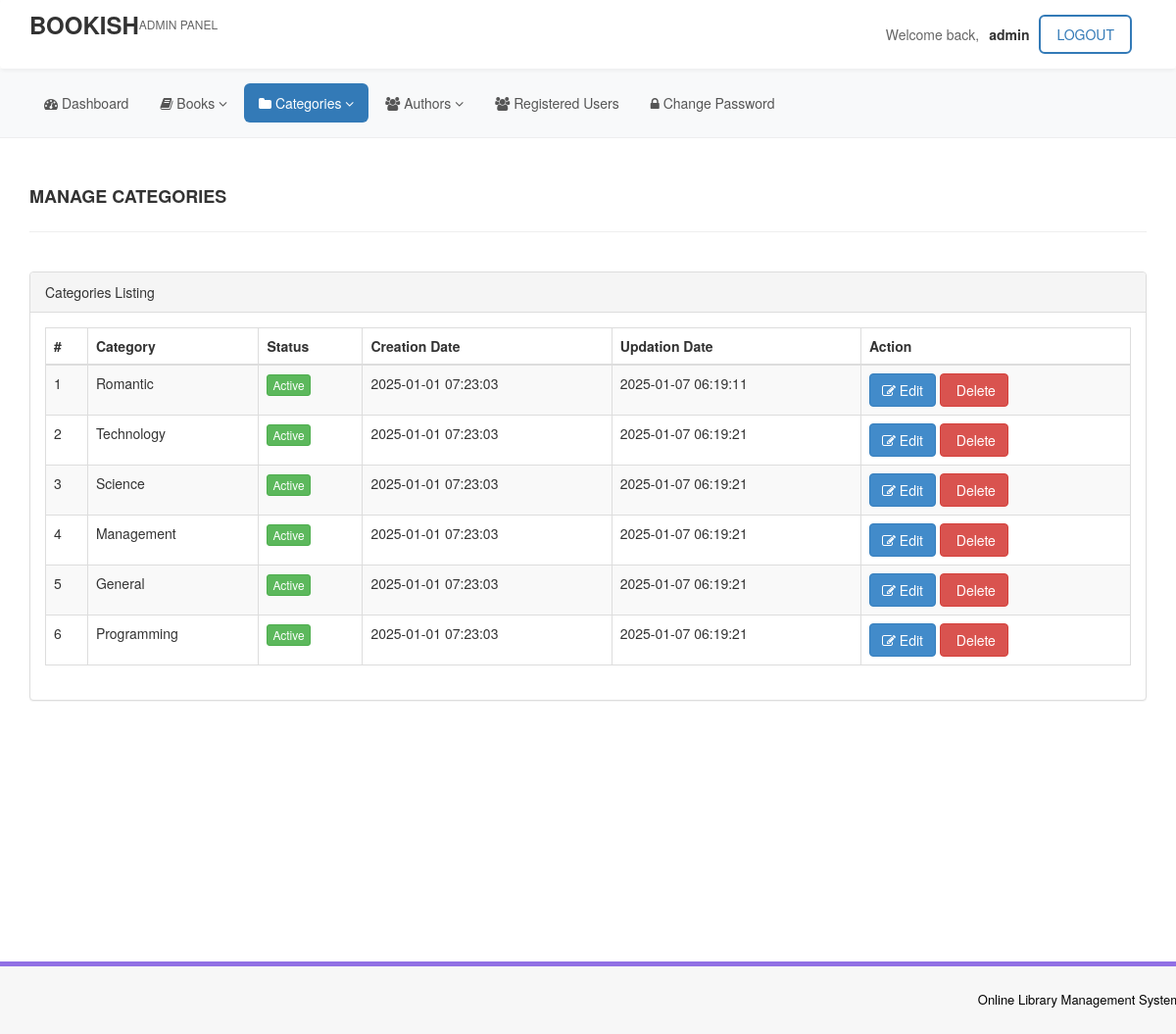
The app's page /admin/manage-categories.php (signed in) with its own data.
### tables this page shows
CREATE TABLE `tblcategory` (
  `id` int(11) NOT NULL AUTO_INCREMENT,
  `CategoryName` varchar(150) NOT NULL,
  `Status` int(1) DEFAULT 1,
  `CreationDate` timestamp NULL DEFAULT current_timestamp(),
  `UpdationDate` timestamp NULL DEFAULT NULL ON UPDATE current_timestamp(),
  PRIMARY KEY (`id`)
);

### admin/manage-categories.php (the view, shortened to what this page needs)
<?php
include('includes/config.php');
if(strlen($_SESSION['alogin'])==0)
    {
header('location:index.php');
}
else{
    ?>
<!DOCTYPE html>
<html xmlns="http://www.w3.org/1999/xhtml">
<head>
    <link href="assets/css/bootstrap.css" rel="stylesheet" />
    <link href="assets/css/font-awesome.css" rel="stylesheet" />
    <link href="assets/js/dataTables/dataTables.bootstrap.css" rel="stylesheet" />
    <link href="assets/css/style.css" rel="stylesheet" />
</head>
<body>
<?php include('includes/header.php');?>
    <div class="content-wrapper">
         <div class="container">
        <div class="row pad-botm">
            <div class="col-md-12">
                <h4 class="header-line">Manage Categories</h4>
    </div>
     <div class="row">
</div>
        </div>
            <div class="row">
                <div class="col-md-12">
                    <div class="panel panel-default">
                        <div class="panel-heading">
                           Categories Listing
                        </div>
                        <div class="panel-body">
                            <div class="table-responsive">
                                <table class="table table-striped table-bordered table-hover" id="dataTables-example">
                                    <thead>
                                        <tr>
                                            <th>#</th>
                                            <th>Category</th>
                                            <th>Status</th>
                                            <th>Creation Date</th>
                                            <th>Updation Date</th>
                                            <th>Action</th>
                                        </tr>
                                    </thead>
                                    <tbody>
<?php $sql = "SELECT * from  tblcategory";
$query = $dbh -> prepare($sql);
$query->execute();
$results=$query->fetchAll(PDO::FETCH_OBJ);
$cnt=1;
if($query->rowCount() > 0)
{
foreach($results as $result)
{               ?>
                                        <tr class="odd gradeX">
                                            <td class="center"><?php echo htmlentities($cnt);?></td>
                                            <td class="center"><?php echo htmlentities($result->CategoryName);?></td>
                                            <td class="center"><?php if($result->Status==1) {?>
                                            <a href="#" class="btn btn-success btn-xs">Active</a>
                                            <?php } else {?>
                                            <a href="#" class="btn btn-danger btn-xs">Inactive</a>
                                            <?php } ?></td>
                                            <td class="center"><?php echo htmlentities($result->CreationDate);?></td>
                                            <td class="center"><?php echo htmlentities($result->UpdationDate);?></td>
                                            <td class="center">
                                            <a href="edit-category.php?catid=<?php echo htmlentities($result->id);?>"><button class="btn btn-primary"><i class="fa fa-edit"></i> Edit</button></a>
                                            <a href="manage-categories.php?del=<?php echo htmlentities($result->id);?>" onclick="return confirm('Are you sure you want to delete? This will also delete all books in this category.');"><button class="btn btn-danger"><i class="fa fa-trash"></i> Delete</button></a>
                                            </td>
                                        </tr>
 <?php $cnt=$cnt+1;}} ?>
                                    </tbody>
                                </table>
                            </div>
                        </div>
                    </div>
                </div>
            </div>
    </div>
    </div>
  <?php include('includes/footer.php');?>
</body>
</html>
<?php } ?>

### admin/includes/header.php (shortened to what this page needs)
<?php
$current_page = basename($_SERVER['PHP_SELF']);
?>
<link href="assets/css/bootstrap.css" rel="stylesheet" />
<link href="assets/css/font-awesome.css" rel="stylesheet" />
<div class="navbar navbar-default">
    <div class="container">
        <div class="navbar-header">
            <a class="navbar-brand" href="dashboard.php">
                BOOKISH
                <small>ADMIN PANEL</small>
            </a>
        </div>
        <div class="navbar-collapse collapse">
            <div class="nav navbar-nav navbar-right">
                <div class="user-info">
                    <span class="welcome-text">Welcome back,</span>
                    <span class="admin-name"><?php echo $_SESSION['alogin']; ?></span>
                    <a href="logout.php" class="btn-logout">LOGOUT</a>
                </div>
            </div>
        </div>
    </div>
</div>
<div class="admin-menu">
    <div class="container">
        <ul class="nav nav-pills">
            <li class="<?php echo $current_page == 'dashboard.php' ? 'active' : ''; ?>">
                <a href="dashboard.php"><i class="fa fa-dashboard"></i> Dashboard</a>
            </li>
            <li class="dropdown <?php echo in_array($current_page, ['add-book.php', 'manage-books.php']) ? 'active' : ''; ?>">
                <a class="dropdown-toggle" href="#">
                    <i class="fa fa-book"></i> Books <i class="fa fa-angle-down"></i>
                </a>
            </li>
            <li class="dropdown <?php echo in_array($current_page, ['add-category.php', 'manage-categories.php']) ? 'active' : ''; ?>">
                <a class="dropdown-toggle" href="#">
                    <i class="fa fa-folder"></i> Categories <i class="fa fa-angle-down"></i>
                </a>
            </li>
            <li class="dropdown <?php echo in_array($current_page, ['add-author.php', 'manage-authors.php']) ? 'active' : ''; ?>">
                <a class="dropdown-toggle" href="#">
                    <i class="fa fa-users"></i> Authors <i class="fa fa-angle-down"></i>
                </a>
            </li>
            <li class="<?php echo $current_page == 'reg-users.php' ? 'active' : ''; ?>">
                <a href="reg-users.php"><i class="fa fa-users"></i> Registered Users</a>
            </li>
            <li class="<?php echo $current_page == 'change-password.php' ? 'active' : ''; ?>">
                <a href="change-password.php"><i class="fa fa-lock"></i> Change Password</a>
            </li>
        </ul>
    </div>
</div>

### admin/includes/footer.php
<section class="footer-section">
     <div class="container">
         <div class="row">
             <div class="col-md-12">
              Online Library Management System
             </div>
         </div>
     </div>
 </section>

### admin/assets/css/style.css (style rules this page uses)
.content-wrapper { margin-top: 40px; min-height:800px; padding-bottom:90px; }
.header-line { font-weight:900; padding-bottom:25px; border-bottom:1px solid #eeeeee; text-transform:uppercase; }
.pad-botm { padding-bottom:30px; }
.navbar { min-height: 90px; margin-bottom: 0px; }
.footer-section { padding:25px 50px 25px 50px; color:#000; font-size:13px; background-color: #f7f7f7; text-align:right; border-top:5px solid #9170E4; }

### admin/includes/header.php (style rules this page uses)
.navbar { background: #fff; border: none; box-shadow: 0 2px 4px rgba(0,0,0,0.05); margin-bottom: 0; }
.navbar-brand { font-size: 24px; font-weight: 700; color: #333 !important; padding: 15px; height: auto; display: flex; align-items: center; }
.navbar-brand small { display: block; font-size: 12px; color: #666; font-weight: 400; }
.user-info { padding: 15px; display: flex; align-items: center; gap: 10px; }
.user-info .welcome-text { color: #666; font-size: 14px; }
.user-info .admin-name { color: #333; font-weight: 600; }
.btn-logout { background: transparent; color: #337ab7; border: 2px solid #337ab7; border-radius: 6px; font-weight: 500; padding: 8px 16px; transition: all 0.3s ease; }
.admin-menu { background: #f8f9fa; padding: 15px 0; border-bottom: 1px solid #eee; }
.admin-menu .nav > li > a { color: #555; font-weight: 500; padding: 10px 15px; border-radius: 6px; transition: all 0.3s ease; }
.admin-menu .nav > li.active > a { background: #337ab7; color: white; }

### records on screen
tblcategory: CategoryName "Romantic", Status "Active", CreationDate "2025-01-01 07:23:03", UpdationDate "2025-01-07 06:19:11"
tblcategory: CategoryName "Technology", Status "Active", CreationDate "2025-01-01 07:23:03", UpdationDate "2025-01-07 06:19:21"
tblcategory: CategoryName "Science", Status "Active", CreationDate "2025-01-01 07:23:03", UpdationDate "2025-01-07 06:19:21"
tblcategory: CategoryName "Management", Status "Active", CreationDate "2025-01-01 07:23:03", UpdationDate "2025-01-07 06:19:21"
tblcategory: CategoryName "General", Status "Active", CreationDate "2025-01-01 07:23:03", UpdationDate "2025-01-07 06:19:21"
tblcategory: CategoryName "Programming", Status "Active", CreationDate "2025-01-01 07:23:03", UpdationDate "2025-01-07 06:19:21"

### other values on screen
$_SESSION['alogin'] "admin"
